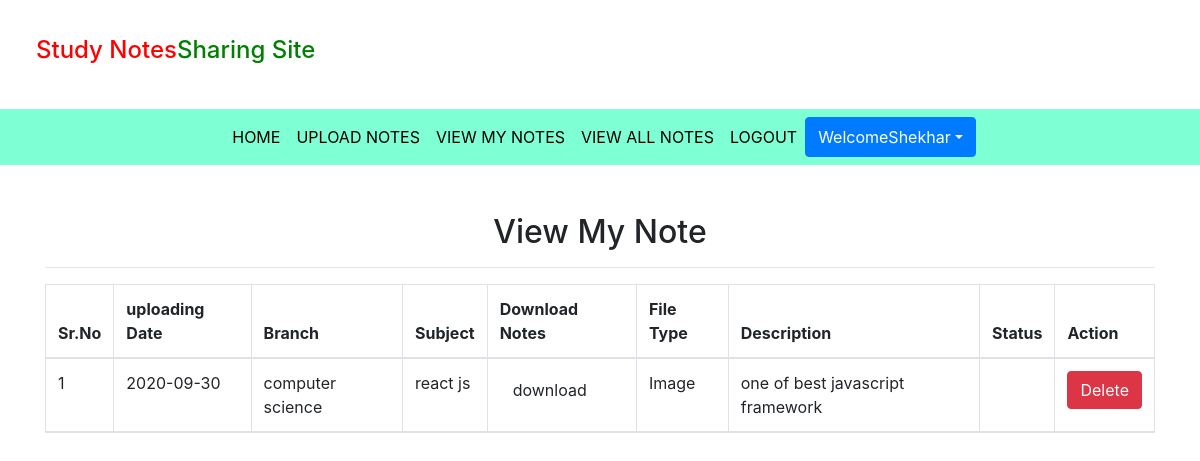
Screenshot of /view_mynotes/ (signed in) with the database file from the repository.
### notes/models.py (models this page shows, shortened)
class Notes(models.Model):
    user=models.ForeignKey(User,on_delete=models.CASCADE)
    uploadingdate=models.CharField(max_length=30)
    branch=models.CharField(max_length=30)
    subject=models.CharField(max_length=30)
    notesfile=models.FileField(null=True)
    uploadingdate=models.CharField(max_length=300)
    filetype=models.CharField(max_length=300,null=True)
    description=models.CharField(max_length=300,null=True)
    status=models.CharField(max_length=15)

### notes/views.py (the view)
# urls.py: path('view_mynotes/', view_mynotes,name="view_mynotes"),
def view_mynotes(request):
    if not request.user.is_authenticated:
        return redirect('login')
    user=User.objects.get(id=request.user.id)
    notes=Notes.objects.filter(user=user)
    d={'notes':notes}
    return render(request,'view_mynotes.html',d)

### notes/templates/view_mynotes.html
{%extends 'usernavigation.html'%}
{% load static %}
{% block body %}
<div class="container mt-5">
    <h2 class="text-center">View My Note</h2>
         <hr>
    <table class="table table-bordered" id="myTable">
        <thead>
            <tr>
                <th>Sr.No</th>
                <th>uploading Date</th>
                <th>Branch</th>
                <th>Subject</th>
                <th>Download Notes</th>
                <th>File Type</th>
                <th>Description</th>
                <th>Status</th>
                <th>Action</th>
            </tr>
            {%for i in notes %}
            <tr>
                <td>{{forloop.counter}}</td>
                <td>{{i.uploadingdate}}</td>
                <td>{{i.branch}}</td>
                <td>{{i.subject}}</td>
                <td><a href="{{i.notesfile.url}}" class="btn btn-succcess" download>download</a></td>
                <td>{{i.filetype}}</td>
                <td>{{i.description}}</td>
                <td>{{i.Status}}</td>
                <td><a href="{%url 'delete_mynotes' i.id %}" class="btn btn-danger" onclick="return confirm('Are you want to delete')">Delete</a></td>
               </tr>
            {% endfor %}
        </thead>
</table>
{% endblock %}

### notes/templates/usernavigation.html (shortened to what this page needs)
<!DOCTYPE html>
<html lang="en">
<head>
    {%load static%}
  <link rel="stylesheet" href="https://maxcdn.bootstrapcdn.com/bootstrap/4.3.1/css/bootstrap.min.css">
  <link rel="stylesheet" href="https://use.fontawesome.com/releases/v5.6.3/css/all.css"></head>
  <link rel="stylesheet" href="{% static 'css/mystyle.css' %}">
</head>
  <body>
<h4 style="padding: 3%;"><span style="color: red;">Study Notes</span><span style="color:green;">Sharing Site</span></h4>
<nav class="navbar navbar-expand-sm justify-content-center" style="background-color:aquamarine;">
    <ul class="navbar-nav">
        <li class="navbar-item">
            <a class="nav-link" href="{% url 'profile' %}">HOME</a>
        </li>
                    <li class="navbar-item">
                        <a class="nav-link" href="{% url 'upload_notes' %}">UPLOAD NOTES</a>
                    </li>
                        <li class="navbar-item">
                            <a class="nav-link" href="{% url 'view_mynotes' %}">VIEW MY NOTES</a>
                        </li>
                            <li class="navbar-item">
                                <a class="nav-link" href="#">VIEW ALL NOTES</a>
                            </li>
                            <li class="navbar-item">
                                <a class="nav-link" href="{% url 'logout' %}"
                                >LOGOUT</a>
                            </li>
 <div class="btn-group">
<button type="button" class="btn btn-primary dropdown-toggle" data-toggle="dropdown">Welcome{{request.user.first_name}}</button>
</div>
</ul>
</nav>
</body>
</html>
{% block body %}
{% endblock %}

### notes/static/css/mystyle.css (style rules this page uses)
.nav-link { color: black; }

### rows the page displays
Notes: uploadingdate "2020-09-30", branch "computer science", subject "react js", filetype "Image", description "one of best javascript framework"

### other values shown
{{ request.user.first_name }} "Shekhar"
